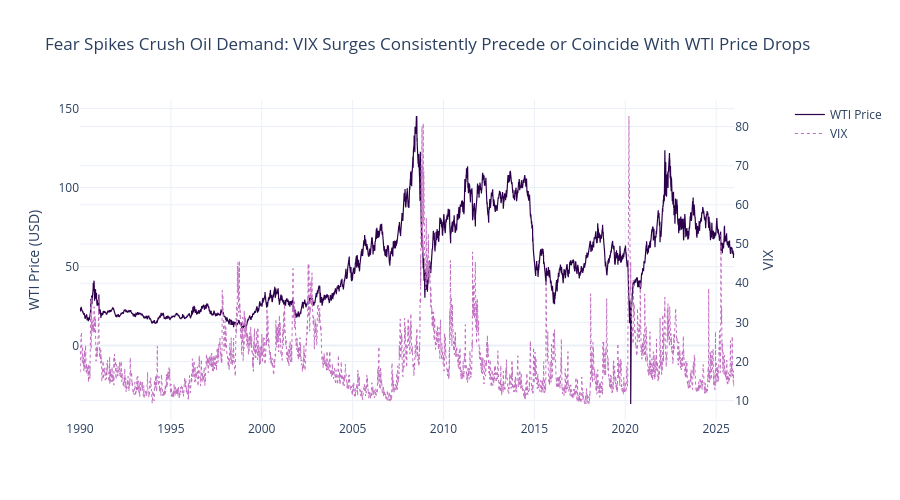

Write notebook code for a chart like this one.
### Markdown cell above
Daily return distributions vary meaningfully across eras, confirming that price era is a relevant contextual feature for the model. The Financial Crisis shows the widest interquartile range, reflecting sustained day to day volatility as markets repriced global growth expectations over several months. 

The COVID Era contains the most extreme outliers, driven by the April 2020 negative price event and a series of historic demand shocks in quick succession. 

Post-Gulf War appears to have many outlier dots but this is partly a function of it being the longest era in the dataset, spanning a full decade from 1991 to 2001, during which the Asian financial crisis, the Russian default, and repeated OPEC disputes all contributed to sharp daily moves. 

The Low Price and Shale Revolution eras are notably tight, suggesting that even during periods of structurally low prices, day to day oil markets were relatively calm. 

Across all eras the median daily return sits close to zero, consistent with the mean reverting behaviour observed in Chart 1.

### Code cell
# VIX only starts from 1990 so we filter accordingly
df_vix = df[df['observation_date'] >= '1990-01-01'].copy()

fig = make_subplots(specs=[[{"secondary_y": True}]])

fig.add_trace(
    go.Scatter(x=df_vix['observation_date'], y=df_vix['wti_price'], name='WTI Price', line=dict(color='#2d004b', width=1.2)),
    secondary_y=False
)

fig.add_trace(
    go.Scatter(x=df_vix['observation_date'], y=df_vix['vix_close'], name='VIX', line=dict(color='#c06ec0', width=1, dash='dot')),
    secondary_y=True
)

fig.update_layout(
    title='Fear Spikes Crush Oil Demand: VIX Surges Consistently Precede or Coincide With WTI Price Drops',
    template='plotly_white',
    height=500
)

fig.update_yaxes(title_text='WTI Price (USD)', secondary_y=False)
fig.update_yaxes(title_text='VIX', secondary_y=True)

fig.show()
fig.write_image("../images/08_vix_vs_wti.png")

### Figure 1 — Plotly figure (JSON) as saved in the notebook; plotly's stock layout.template omitted (floating-point values rounded to 4 significant figures; data arrays with more than 128 entries replaced by an {"elided": "..."} marker saying what was removed)
{"data": [{"line": {"color": "#2d004b", "width": 1.2}, "name": "WTI Price", "type": "scatter", "x": {"elided": "13149 str values"}, "xaxis": "x", "y": {"elided": "13149 float values"}, "yaxis": "y"}, {"line": {"color": "#c06ec0", "dash": "dot", "width": 1}, "name": "VIX", "type": "scatter", "x": {"elided": "13149 str values"}, "xaxis": "x", "y": {"elided": "13149 float values"}, "yaxis": "y2"}], "layout": {"height": 500, "title": {"text": "Fear Spikes Crush Oil Demand: VIX Surges Consistently Precede or Coincide With WTI Price Drops"}, "xaxis": {"anchor": "y", "domain": [0, 0.94]}, "yaxis": {"anchor": "x", "domain": [0, 1], "title": {"text": "WTI Price (USD)"}}, "yaxis2": {"anchor": "x", "overlaying": "y", "side": "right", "title": {"text": "VIX"}}}}
